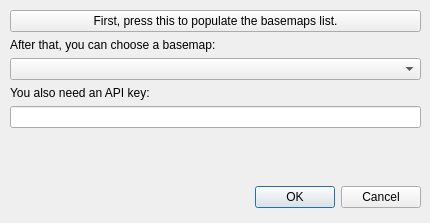
<?xml version="1.0" encoding="UTF-8"?>
<ui version="4.0">
 <class>Dialog</class>
 <widget class="QDialog" name="Dialog">
  <property name="geometry">
   <rect>
    <x>0</x>
    <y>0</y>
    <width>430</width>
    <height>223</height>
   </rect>
  </property>
  <property name="sizePolicy">
   <sizepolicy hsizetype="Expanding" vsizetype="Preferred">
    <horstretch>0</horstretch>
    <verstretch>0</verstretch>
   </sizepolicy>
  </property>
  <property name="maximumSize">
   <size>
    <width>444</width>
    <height>302</height>
   </size>
  </property>
  <property name="windowTitle">
   <string>Because Basemaps</string>
  </property>
  <property name="sizeGripEnabled">
   <bool>false</bool>
  </property>
  <widget class="QWidget" name="verticalLayoutWidget">
   <property name="geometry">
    <rect>
     <x>10</x>
     <y>10</y>
     <width>411</width>
     <height>198</height>
    </rect>
   </property>
   <layout class="QVBoxLayout" name="verticalLayout">
    <property name="sizeConstraint">
     <enum>QLayout::SetDefaultConstraint</enum>
    </property>
    <item>
     <widget class="QPushButton" name="populateButton">
      <property name="text">
       <string>First, press this to populate the basemaps list.</string>
      </property>
     </widget>
    </item>
    <item>
     <widget class="QLabel" name="label">
      <property name="maximumSize">
       <size>
        <width>16777215</width>
        <height>400</height>
       </size>
      </property>
      <property name="text">
       <string>After that, you can choose a basemap:</string>
      </property>
     </widget>
    </item>
    <item>
     <widget class="QComboBox" name="basemapComboBox"/>
    </item>
    <item>
     <widget class="QLabel" name="label_2">
      <property name="text">
       <string>You also need an API key:</string>
      </property>
     </widget>
    </item>
    <item>
     <widget class="QLineEdit" name="apiKeyInput"/>
    </item>
    <item>
     <spacer name="verticalSpacer">
      <property name="orientation">
       <enum>Qt::Vertical</enum>
      </property>
      <property name="sizeHint" stdset="0">
       <size>
        <width>20</width>
        <height>40</height>
       </size>
      </property>
     </spacer>
    </item>
    <item>
     <widget class="QDialogButtonBox" name="buttonBox">
      <property name="orientation">
       <enum>Qt::Horizontal</enum>
      </property>
      <property name="standardButtons">
       <set>QDialogButtonBox::Cancel|QDialogButtonBox::Ok</set>
      </property>
     </widget>
    </item>
   </layout>
  </widget>
 </widget>
 <resources/>
 <connections/>
</ui>
